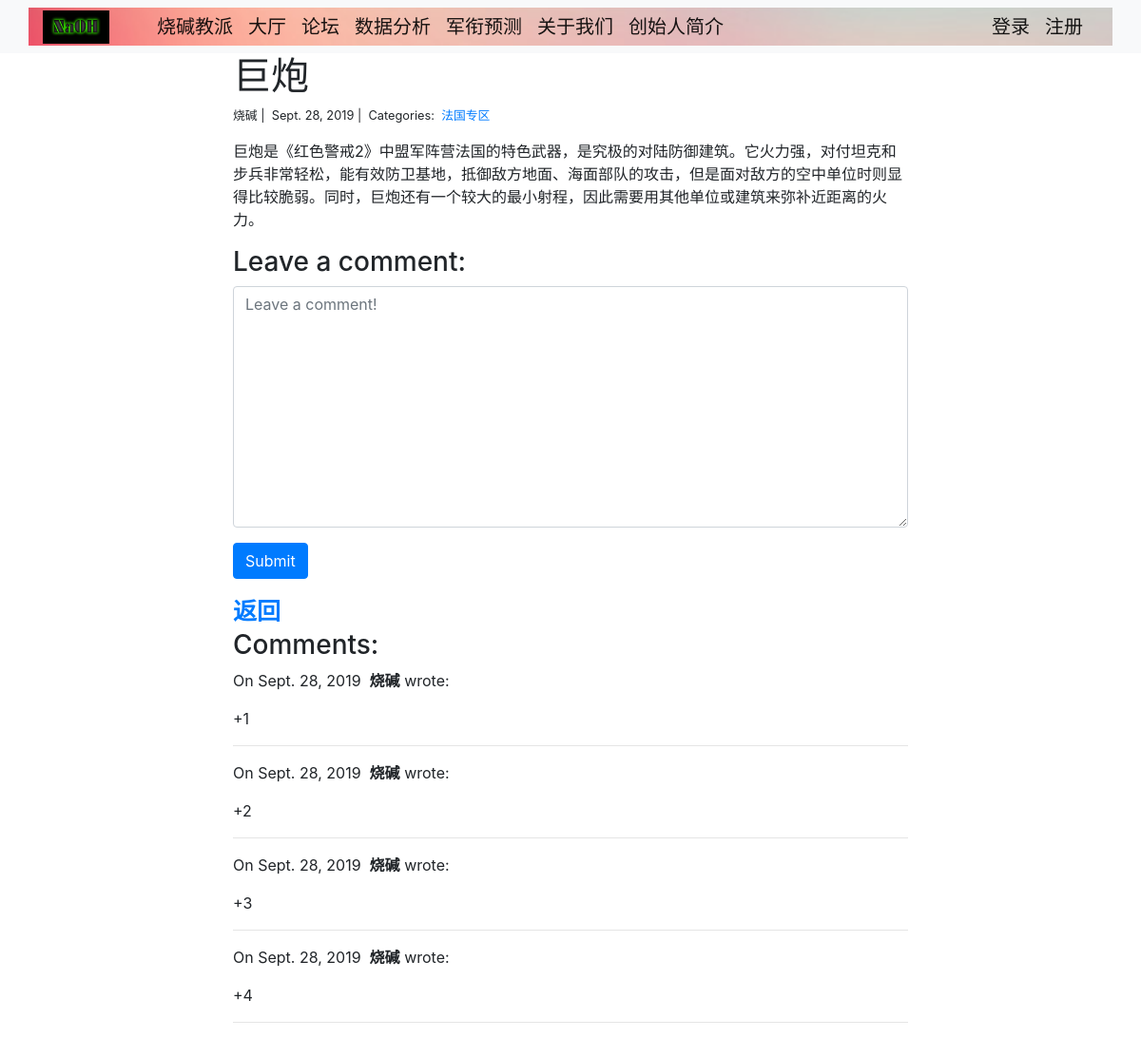
Screenshot of /blog/12/ with the database file from the repository.
### blog/models.py (models this page shows)
class Post(models.Model):
    title = models.CharField(max_length=255)
    author = models.CharField(max_length=100)
    body = models.TextField()
    created_on = models.DateTimeField(auto_now_add=True)
    last_modified = models.DateTimeField(auto_now=True)
    categories = models.ManyToManyField('Category', related_name='posts')

class Category(models.Model):
    name = models.CharField(max_length=20)

class Comment(models.Model):
    author = models.CharField(max_length=60)
    body = models.TextField()
    created_on = models.DateTimeField(auto_now_add=True)
    post = models.ForeignKey('Post', on_delete=models.CASCADE)

### blog/views.py (the view, shortened to what this page needs)
# urls.py: path("<int:pk>/", views.blog_detail, name="blog_detail"),
def blog_detail(request, pk):
    post = Post.objects.get(pk=pk)
    form = CommentForm()
    comments = Comment.objects.filter(post=post)
    context = {
        "post": post,
        "comments": comments,
        "form": form
    }
    return render(request, "blog_detail.html", context)

### blog/forms.py
class CommentForm(forms.Form):
    body = forms.CharField(widget=forms.Textarea(
        attrs={
            "class": "form-control",
            "placeholder": "Leave a comment!"
        })
    )

### blog/templates/blog_detail.html (shortened to what this page needs)
{% extends "base.html" %}
{% block page_content %}
<div class="col-md-8 offset-md-2">
    <h1>{{ post.title }}</h1>
    <small>
        {{ post.author }} |&nbsp;
        {{ post.created_on.date }} |&nbsp;
        Categories:&nbsp;
        {% for category in post.categories.all %}
        <a href="{% url 'blog_category' category.name %}">
            {{ category.name }}
        </a>&nbsp;
        {% endfor %}
    </small>
    <p>{{ post.body | linebreaks }}</p>
    <h3>Leave a comment:</h3>
    <form action="/blog/{{ post.pk }}/" method="post">
        <div class="form-group">
            {{ form.body }}
        </div>
        <button type="submit" class="btn btn-primary">Submit</button>
    </form>
    <a style="font-weight: bold; font-size: 25px;" href="{% url 'blog_index' %}">
            返回
        </a>&nbsp;
    <h3>Comments:</h3>
    {% for comment in comments %}
    <p>
        On {{comment.created_on.date }}&nbsp;
        <b>{{ comment.author }}</b> wrote:
    </p>
    <p>{{ comment.body }}</p>
    <hr>
    {% endfor %}
</div>
{% endblock %}

### rows the page displays
Post: title "巨炮", author "烧碱", created_on "Sept. 28, 2019", body "巨炮是《红色警戒2》中盟军阵营法国的特色武器，是究极的对陆防御建筑。它火力强，对付坦克和步兵非常轻松，能有效防卫基地，抵御敌方地面、海面部队的攻击，但是面对敌方的空中单位时则显得比较脆弱。同时，巨炮还有一个较大的最小射程，因此需要用其他单位或建筑来弥补近距离的火力。"
Category: name "法国专区"
Comment: created_on "Sept. 28, 2019", author "烧碱", body "+1"
Comment: created_on "Sept. 28, 2019", author "烧碱", body "+2"
Comment: created_on "Sept. 28, 2019", author "烧碱", body "+3"
Comment: created_on "Sept. 28, 2019", author "烧碱", body "+4"
